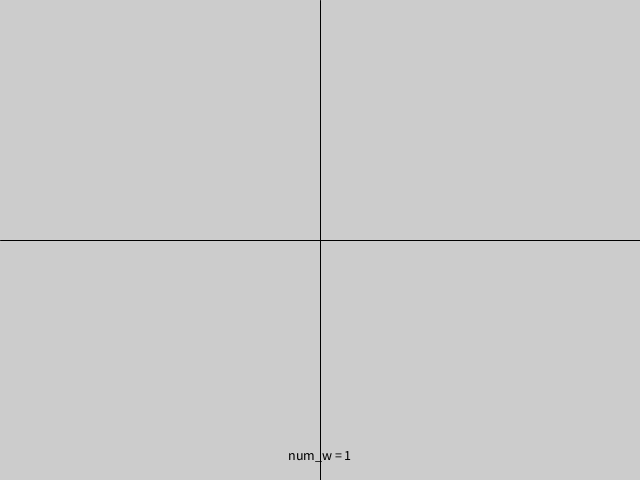
Frame 1 (no input)
Frame 60 (the mouse pressed at the canvas centre just before this capture): identical to frame 1, image omitted
Frame 120 (the mouse held since frame 60 and released just before this capture): identical to frame 1, image omitted

The Processing sketch that drew this single still picture (run headless with seeded random() and noise(); from frame 60 on, the mouse is pressed at the canvas centre):

// Processing sketch: menu
// ── menu.pde
int num = 0;
int s = 20;
int y = 1;

void setup() {
  size(640, 480);
  background(204);
  rectMode(CENTER);
  stroke(0);
  line(width/2, 0, width/2, height);
  line(0, height/2, width, height/2);
  
}

void mouseClicked() { 
  num++;
  
  while ((y*s*1.5) < width) {
    y++;
  }
}

void draw() {
  background(204);
  stroke (0);
  line(width/2, 0, width/2, height);
  line(0, height/2, width, height/2);
  fill(0);
  textAlign(CENTER);
  textSize(14);
  text("num_w = " + y, width/2, height-20);
  
  int level = 1;
  int num_c = 0;
  int f = 255;
  float i_c;
  
  
  for (int i = 1; i < num; i++) {
    
    // gradient 
    if (f > 10) {
      f = f - 10;
    } else {
      f = 255;
    }
    fill(f);
    
    float y_c = s;
    
    // new line of boxes wip
    if ((num*s*1.5)>(width)) { //if more than one row 
      if ((i*s*1.5)>(width)) { // in second row when 2 rows

        
        y_c = level*2.5*s; // to be changed to get vertical margin on multiple levels and get more than 2 rows
        //console.log(num_w)
        num_c = num - y;
        i_c = i - y +0.5  ; // why is not centered ? (shouldn't have to add .5)
        
      } else { // in first row of 2 row 
      
        //console.log(num_w)
        
        num_c = y ;
        i_c = i;
        
      }
    } else { // if only one row
    
      num_c = num;
      i_c = i;
      
    }
    
    float x_c = width/2  -(num_c*s*1.5)/2 +i_c*s*1.5;   
    
    float newX = x_c-s/2;
    float newY = y_c-s/2;
    
    // hover (vewy noice)
    if ((mouseX > newX) && (mouseX < newX+s) && (mouseY > newY) && (mouseY < newY+s)) {
      fill(137, 211, 255);
      stroke(237, 247, 170);
    }
    
    
    
    rect(x_c, y_c, s, s);
    
    fill(255, 0, 0);
    textSize(10);
    text(f, x_c, y_c +4);
    
    stroke(0);
  }
  
} 
